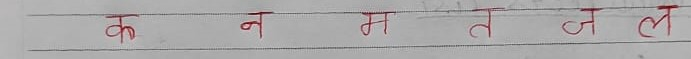
#> input picture Resources/letters.jpeg, 691 x 59 px, found by its file name
$ jupyter execute --allow-errors ImagePreProcessing.ipynb
#> lines starting #> are read from the running program, lines starting #| are printed output that depends on the picture; after the words box and inside, x2 and y2 are one past the last pixel; in counts of white or black regions, pixels touching at a corner belong together
[cell 1]
import cv2
import pytesseract
import numpy as np

[cell 2]
pytesseract.pytesseract.tesseract_cmd = r"C:\\Program Files\\Tesseract-OCR\\tesseract.exe"

[cell 3]
# Load image, grayscale, Otsu's threshold
image = cv2.imread(r'F:\\Lecture notes\\Sem-8\\MP(8)\\Resources\\letters.jpeg')
#> image is the input picture: shape (59, 691, 3); mean B, G, R 168.7, 168.3, 171
image = cv2.cvtColor(image, cv2.COLOR_BGR2RGB)
gray = cv2.cvtColor(image, cv2.COLOR_BGR2GRAY)
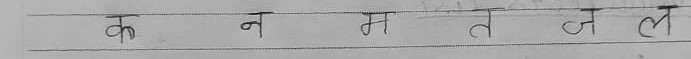
#> gray: shape (59, 691); min 14, max 208, mean 168.7
thresh = cv2.threshold(gray, 125, 245, cv2.THRESH_BINARY_INV)[1]
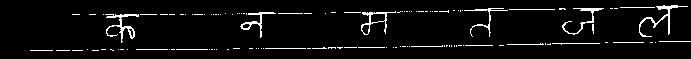
#> thresh: shape (59, 691); values 0 (black) and 245 (white), 4.9% white in thin lines or dots, all inside (x1, y1, x2, y2) = (30, 5, 691, 51)

[cell 4]
cv2.imshow("img",thresh)
cv2.waitKey()

[cell 5]
# Morph open to remove noise
kernel = cv2.getStructuringElement(cv2.MORPH_RECT, (3,3))
opening = cv2.morphologyEx(thresh, cv2.MORPH_CLOSE, kernel, iterations=1)
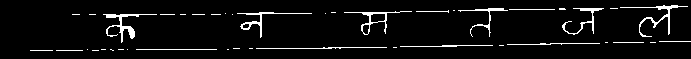
#> opening: shape (59, 691); values 0 (black) and 245 (white), 5.3% white in thin lines or dots, all inside (x1, y1, x2, y2) = (30, 5, 691, 51)
cv2.imshow("img",opening)
cv2.waitKey()

[cell 6]
# Find contours and remove small noise
cnts = cv2.findContours(opening, cv2.RETR_EXTERNAL, cv2.CHAIN_APPROX_SIMPLE)
#> cnts = 42 contours, 36 with area under 20; largest, box (x1, y1, x2, y2) and area: (344, 11, 412, 35) 268, (103, 14, 157, 43) 184, (620, 5, 688, 37) 139, (237, 12, 312, 38) 130, (562, 8, 604, 35) 100, (458, 8, 508, 37) 78
cnts = cnts[0] if len(cnts) == 2 else cnts[1]
for c in cnts:
    area = cv2.contourArea(c)
    if area < 45:
        cv2.drawContours(opening, [c], -1, 0, -1)
#> this loop made 42 passes
#> area on passes 27, 33, 34, 39, 41, 42: 184.5, 130.5, 267.5, 100, 77.5, 139
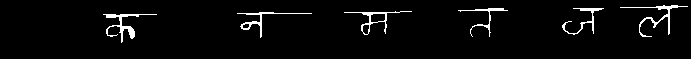
#> opening: shape (59, 691); values 0 (black) and 245 (white), 3.5% white in thin lines or dots, all inside (x1, y1, x2, y2) = (103, 5, 688, 43)
cv2.imshow("img",opening)
cv2.waitKey()
#> Out = 113

[cell 7]
import cv2
import numpy as np
import os

def nothing(x):
    pass


dirpath = os.getcwd()  # os abosulute current directory path
print("This Directory", dirpath)
parentDirectory = os.path.dirname(dirpath)
imagePath = parentDirectory + '\\Resources\\good_skewed.jpg'

[cell 8]
# Load image
image = cv2.imread(imagePath)
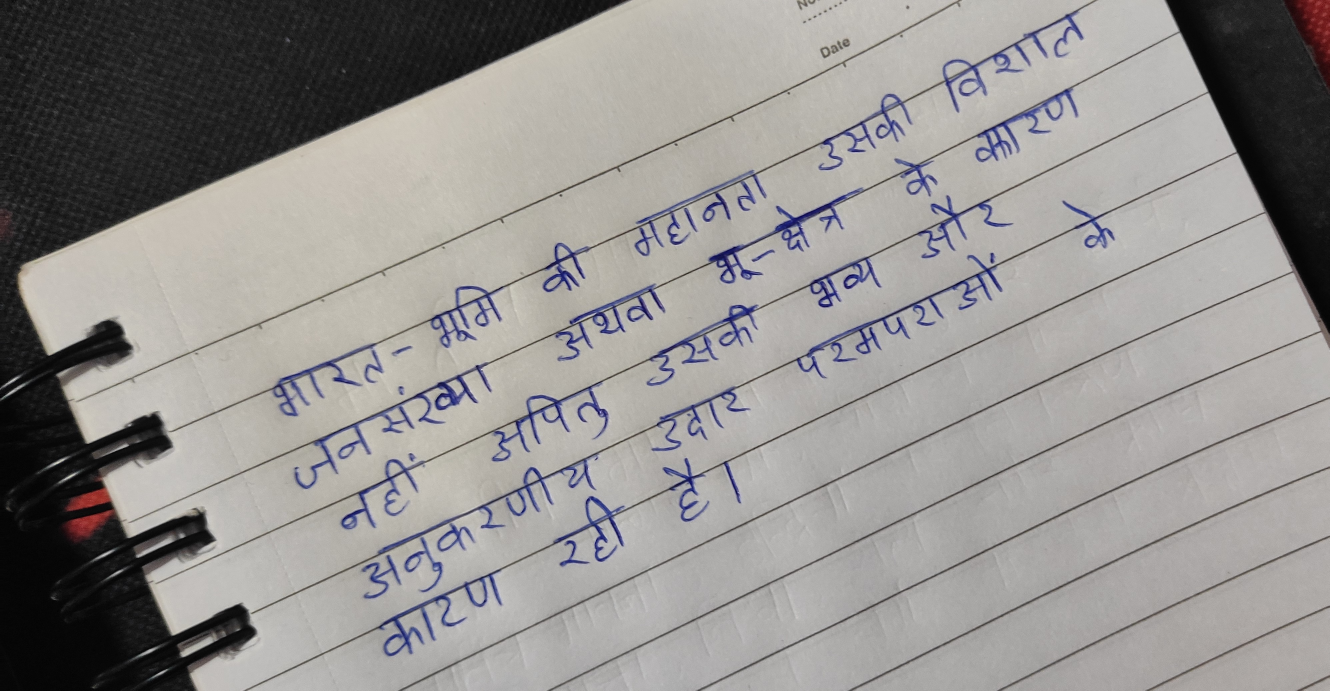
#> input picture Resources/good_skewed.jpg, 3988 x 2072 px, found by its file name (shown at 1/3 size)
#> image is the input picture: shape (2072, 3988, 3); mean B, G, R 143, 145, 147.5
image = cv2.resize(image, None, fx=.5, fy=.5)
#> image: shape (1036, 1994, 3)
# Create a window
cv2.namedWindow('image')

# Create trackbars for color change
# Hue is from 0-179 for Opencv
cv2.createTrackbar('HMin', 'image', 5, 179, nothing)
cv2.createTrackbar('SMin', 'image', 25, 255, nothing)
cv2.createTrackbar('VMin', 'image', 90, 255, nothing)
cv2.createTrackbar('HMax', 'image', 135, 179, nothing)
cv2.createTrackbar('SMax', 'image', 150, 255, nothing)
cv2.createTrackbar('VMax', 'image', 180, 255, nothing)

# Set default value for Max HSV trackbars
cv2.setTrackbarPos('HMax', 'image', 179)
cv2.setTrackbarPos('SMax', 'image', 255)
cv2.setTrackbarPos('VMax', 'image', 255)

# Initialize HSV min/max values
hMin = sMin = vMin = hMax = sMax = vMax = 0
phMin = psMin = pvMin = phMax = psMax = pvMax = 0

while(1):
    # Get current positions of all trackbars
    hMin = cv2.getTrackbarPos('HMin', 'image')
#> hMin = 5
    sMin = cv2.getTrackbarPos('SMin', 'image')
#> sMin = 25
    vMin = cv2.getTrackbarPos('VMin', 'image')
#> vMin = 90
    hMax = cv2.getTrackbarPos('HMax', 'image')
#> hMax = 179
    sMax = cv2.getTrackbarPos('SMax', 'image')
#> sMax = 255
    vMax = cv2.getTrackbarPos('VMax', 'image')
#> vMax = 255

    # Set minimum and maximum HSV values to display
    lower = np.array([hMin, sMin, vMin])
#> lower = [5, 25, 90]
    upper = np.array([hMax, sMax, vMax])
#> upper = [179, 255, 255]

    # Convert to HSV format and color threshold
    hsv = cv2.cvtColor(image, cv2.COLOR_BGR2HSV)
#> hsv: shape (1036, 1994, 3); mean H, S, V 24.9, 13.2, 149.4
    mask = cv2.inRange(hsv, lower, upper)
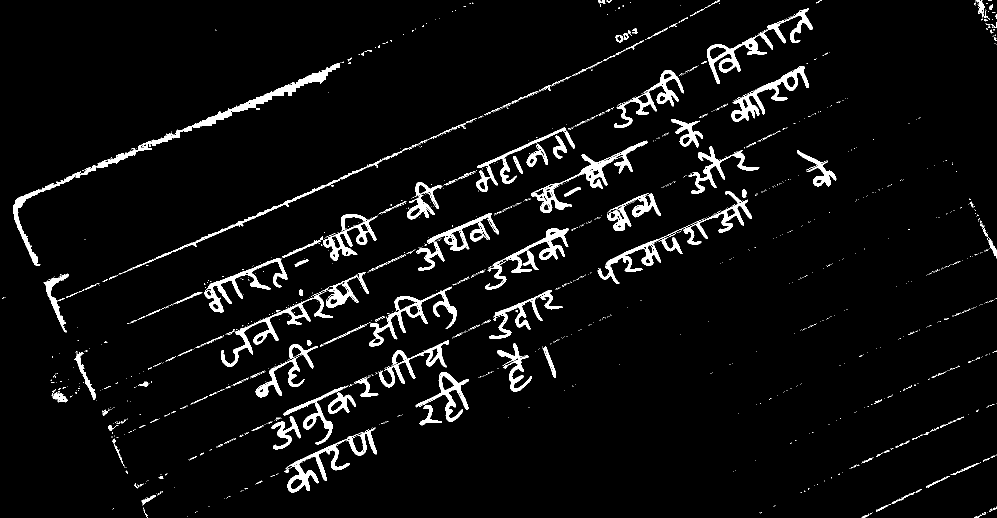
#> mask: shape (1036, 1994) (shown at 1/2 size); 4.8% white; 1662 white regions (1504 under 20 px), largest, box (x1, y1, x2, y2) and area: (26, 127, 680, 532) 8493, (1414, 16, 1626, 168) 4347, (1062, 281, 1295, 426) 4263
    result = cv2.bitwise_and(image, image, mask=mask)
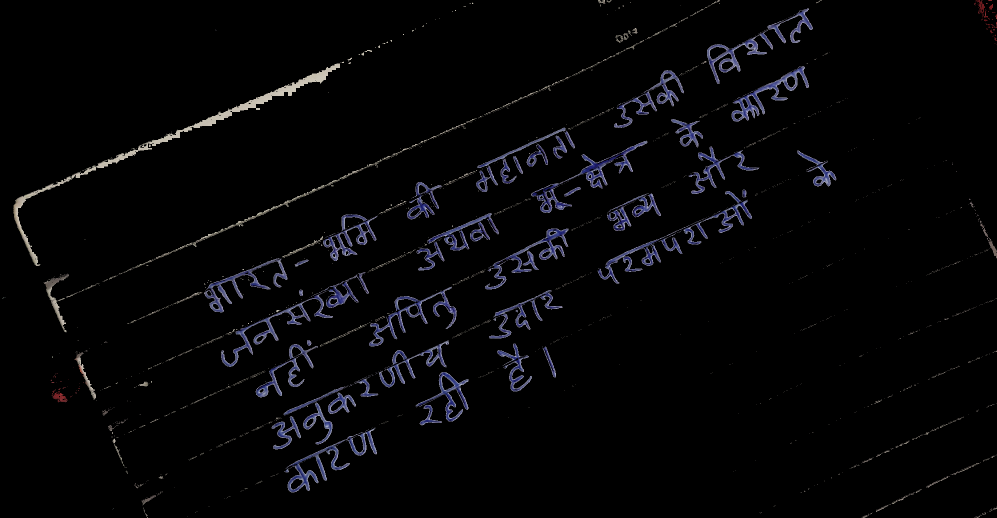
#> result: shape (1036, 1994, 3) (shown at 1/2 size); mean B, G, R 6.5, 5.2, 5.2

    # Print if there is a change in HSV value
    if((phMin != hMin) | (psMin != sMin) | (pvMin != vMin) | (phMax != hMax) | (psMax != sMax) | (pvMax != vMax)):
        print("(hMin = %d , sMin = %d, vMin = %d), (hMax = %d , sMax = %d, vMax = %d)" % (
            hMin, sMin, vMin, hMax, sMax, vMax))
#| (hMin = 5 , sMin = 25, vMin = 90), (hMax = 179 , sMax = 255, vMax = 255)
        phMin = hMin
#> phMin = 5
        psMin = sMin
#> psMin = 25
        pvMin = vMin
#> pvMin = 90
        phMax = hMax
#> phMax = 179
        psMax = sMax
#> psMax = 255
        pvMax = vMax
#> pvMax = 255

    # Display result image
    cv2.imshow('image', result)
    if cv2.waitKey(10) & 0xFF == ord('q'):
#> (key q is pressed here)
        break

cv2.destroyAllWindows()

[cell 9]
image = cv2.imread(imagePath)
hsv = cv2.cvtColor(image, cv2.COLOR_BGR2HSV)
#> hsv: shape (2072, 3988, 3); mean H, S, V 25.1, 13.3, 149.3
lower = np.array([5, 25, 90])
upper = np.array([135, 150, 180])
mask = cv2.inRange(hsv, lower, upper)
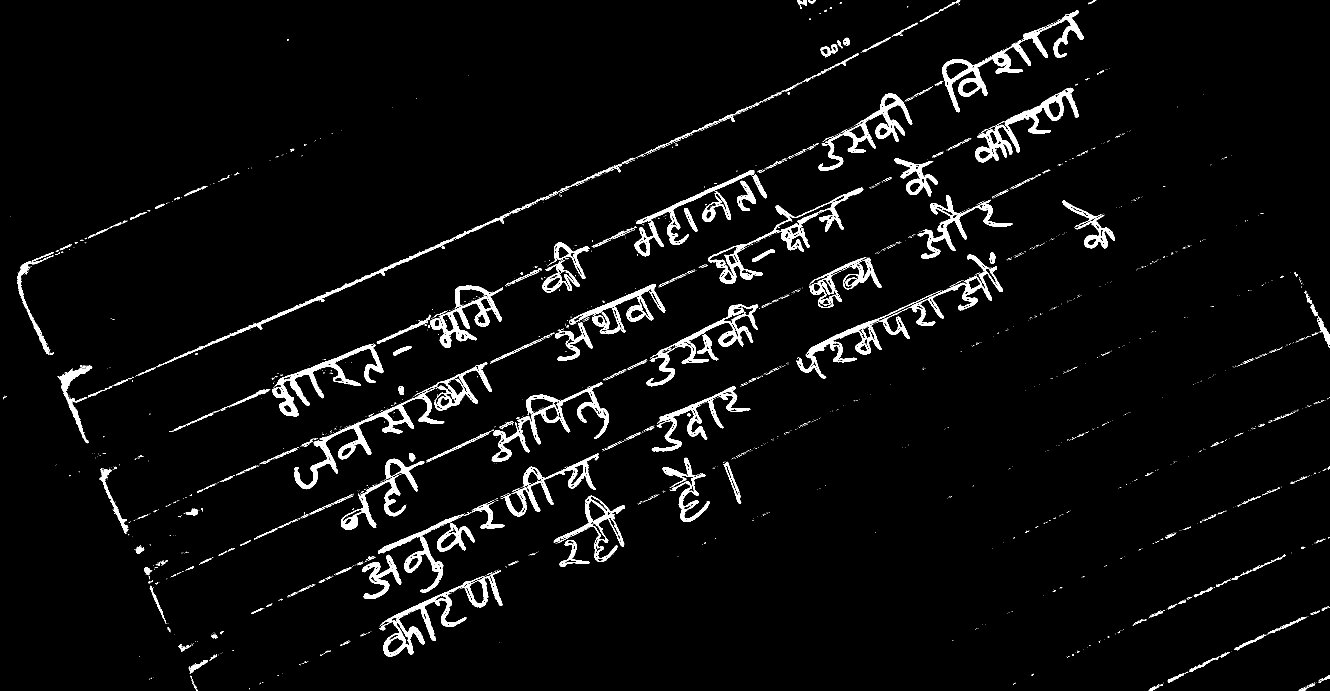
#> mask: shape (2072, 3988) (shown at 1/3 size); 3.8% white; 2929 white regions (2594 under 20 px), largest, box (x1, y1, x2, y2) and area: (2828, 31, 3252, 337) 15687, (883, 1165, 1333, 1468) 13322, (2925, 263, 3235, 487) 12352

[cell 10]
# Invert image and OCR
invert = 255 - mask
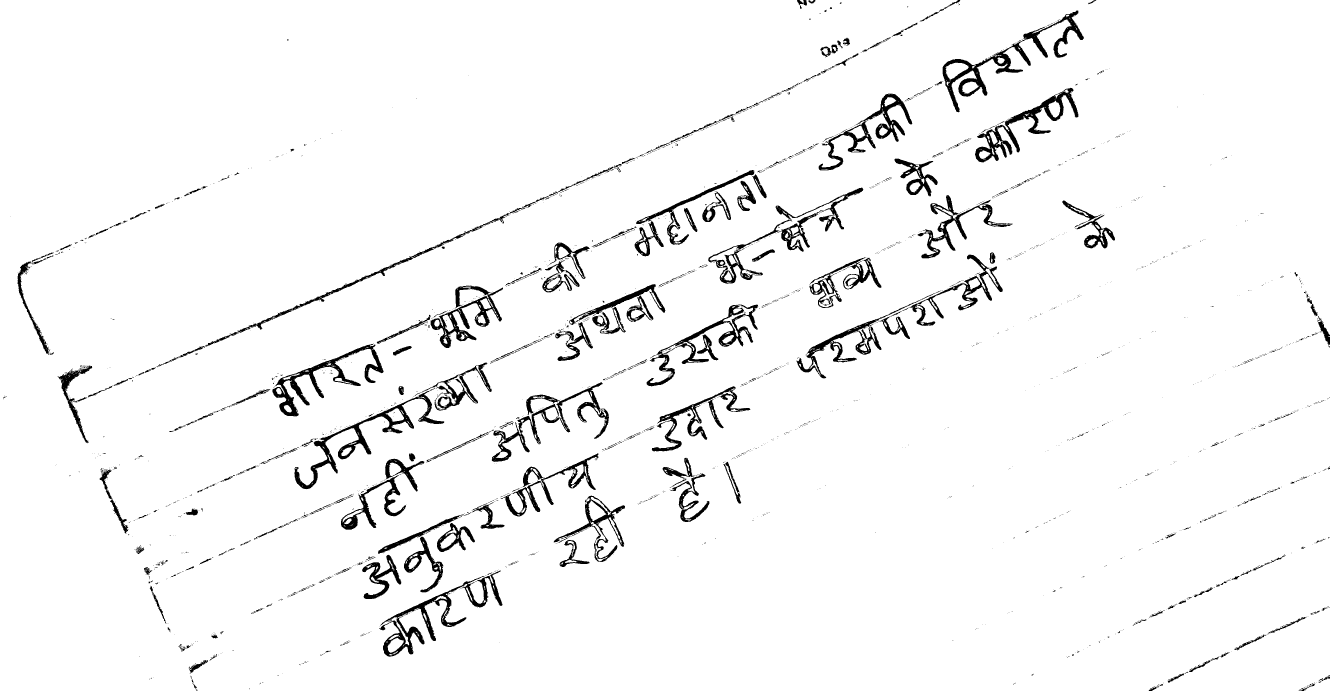
#> invert: shape (2072, 3988) (shown at 1/3 size); 96.2% white; 2929 black regions (2594 under 20 px), largest, box (x1, y1, x2, y2) and area: (2828, 31, 3252, 337) 15687, (883, 1165, 1333, 1468) 13322, (2925, 263, 3235, 487) 12352
invert = cv2.resize(invert, None, fx=.3, fy=.3)
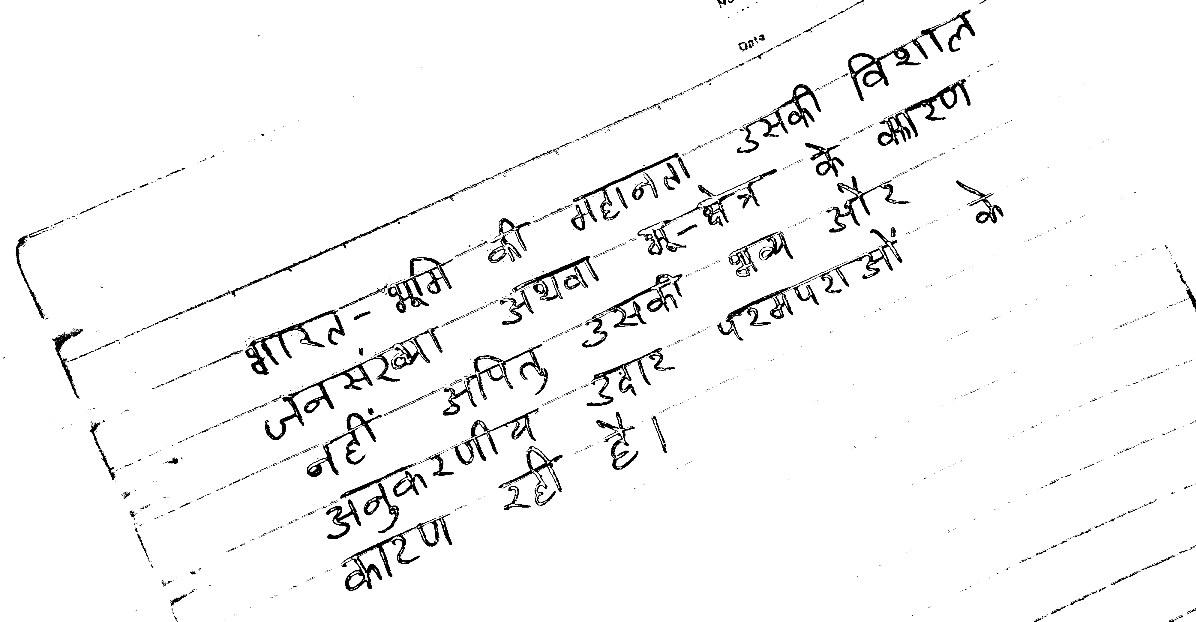
#> invert: shape (622, 1196); min 0, max 255, mean 245.3
cv2.imshow("img", invert)
cv2.waitKey()
#> (the rest of this cell did not finish here and is left out)

[cell 11]
# Invert and apply slight Gaussian blur
result = 255 - opening
result = cv2.GaussianBlur(result, (1,1), 0)
cv2.imshow("img",result)
cv2.waitKey()
#> Out = 113

#> (a cell that did not finish here is left out)

[cell 13]
cv2.imshow('thresh', thresh)
cv2.imshow('opening', opening)
cv2.imshow('result', result)
cv2.waitKey()
#> Out = 113
